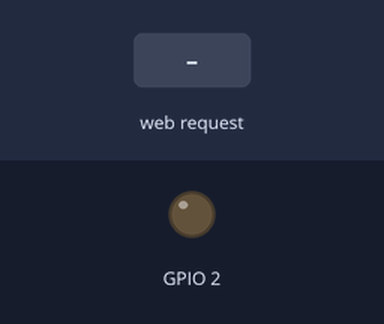
Bench run of a sketch on a simulated ESP8266 (NodeMCU). On the bench: output pins drawn as LEDs (lit = HIGH). The inputs (shaded band) are chosen by the test bench. What the sketch prints to the serial monitor is not drawn.

Above: at 2.2 s.
2.3 s: HTTP request GET /led1 received
At 3.5 s:
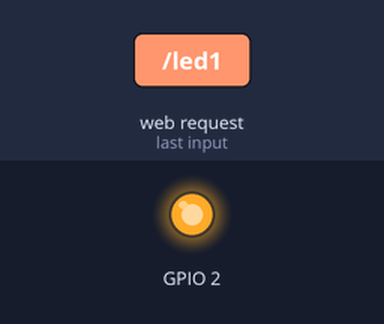
3.8 s: HTTP request GET /led0 received
At 4.7 s:
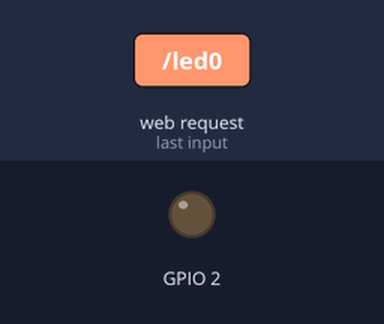
Timing chart, 0 to 6.8 s (numbered marks = the images above; inputs shaded):
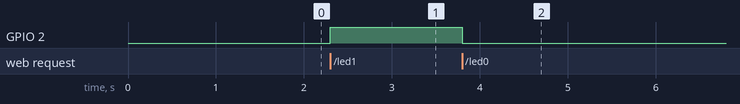

The sketch:

esp8266_server_test.ino
```cpp
#include <ESP8266WiFi.h>
#include<WiFiClient.h>
#include<ESP8266WebServer.h>`

const char *ssid = "esp8266";
const char *password = "password";

ESP8266WebServer server(80);

void handle_led1(){
  digitalWrite(2, 1);
  server.send(200, "text/plain", String("LED ENCENDICO "));
}

void handle_led0(){
  digitalWrite(2, 0);
  server.send(200, "text/plain", String("LED APAGADO "));
}

void setup() {
  delay(1000);
  Serial.begin(115200);
  // prepare GPIO2
  pinMode(2, OUTPUT);
  digitalWrite(2, 0);

  Serial.println();
  Serial.print("Configuring access point...");
  /* You can remove the password parameter if you want the AP to be open. */
  WiFi.softAP(ssid, password);

  IPAddress myIP = WiFi.softAPIP();
  Serial.print("AP IP address: ");
  Serial.println(myIP);
  server.begin();
  Serial.println("HTTP server started");
  server.on("/led1",handle_led1);
  server.on("/led0",handle_led0);
}

void loop() {
  server.handleClient();
}
```

Measured:
- after the input at 2.3 s, GPIO 2: LOW → HIGH at once
- after the input at 3.8 s, GPIO 2: HIGH → LOW at once
